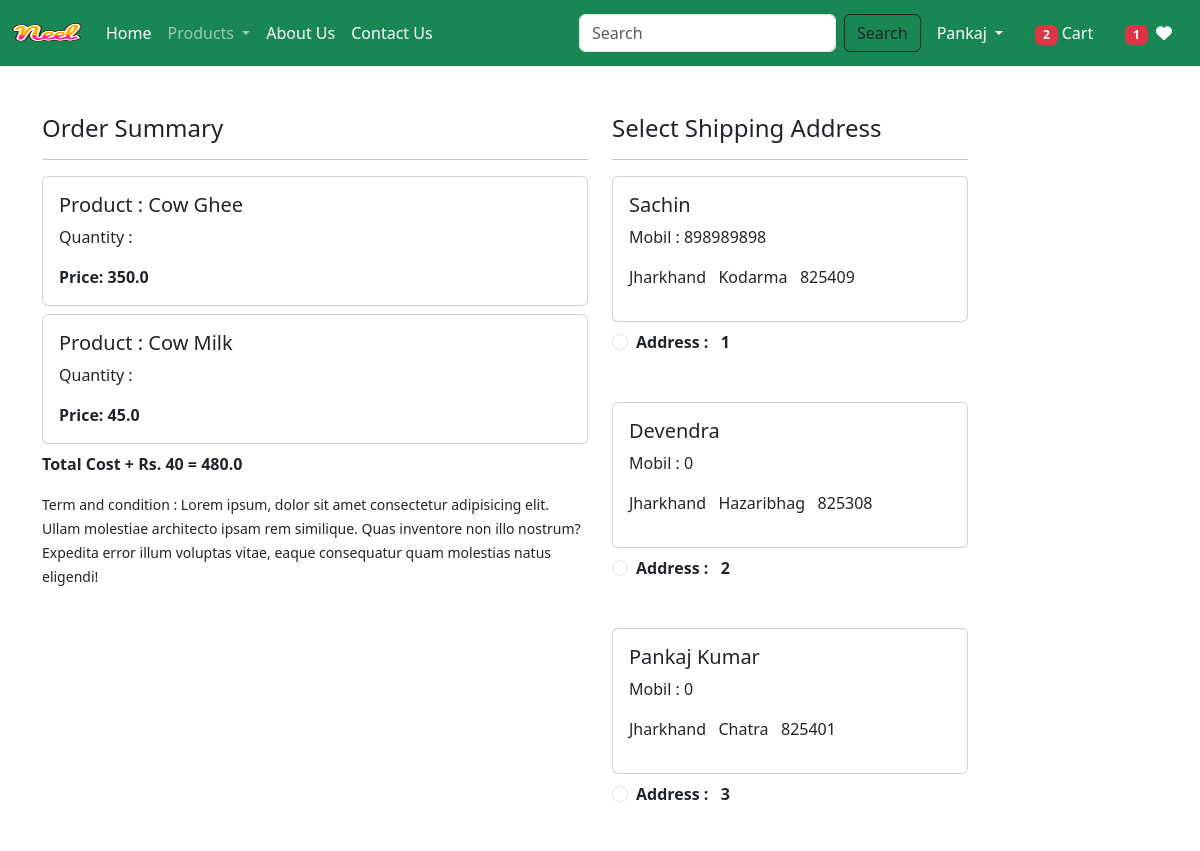
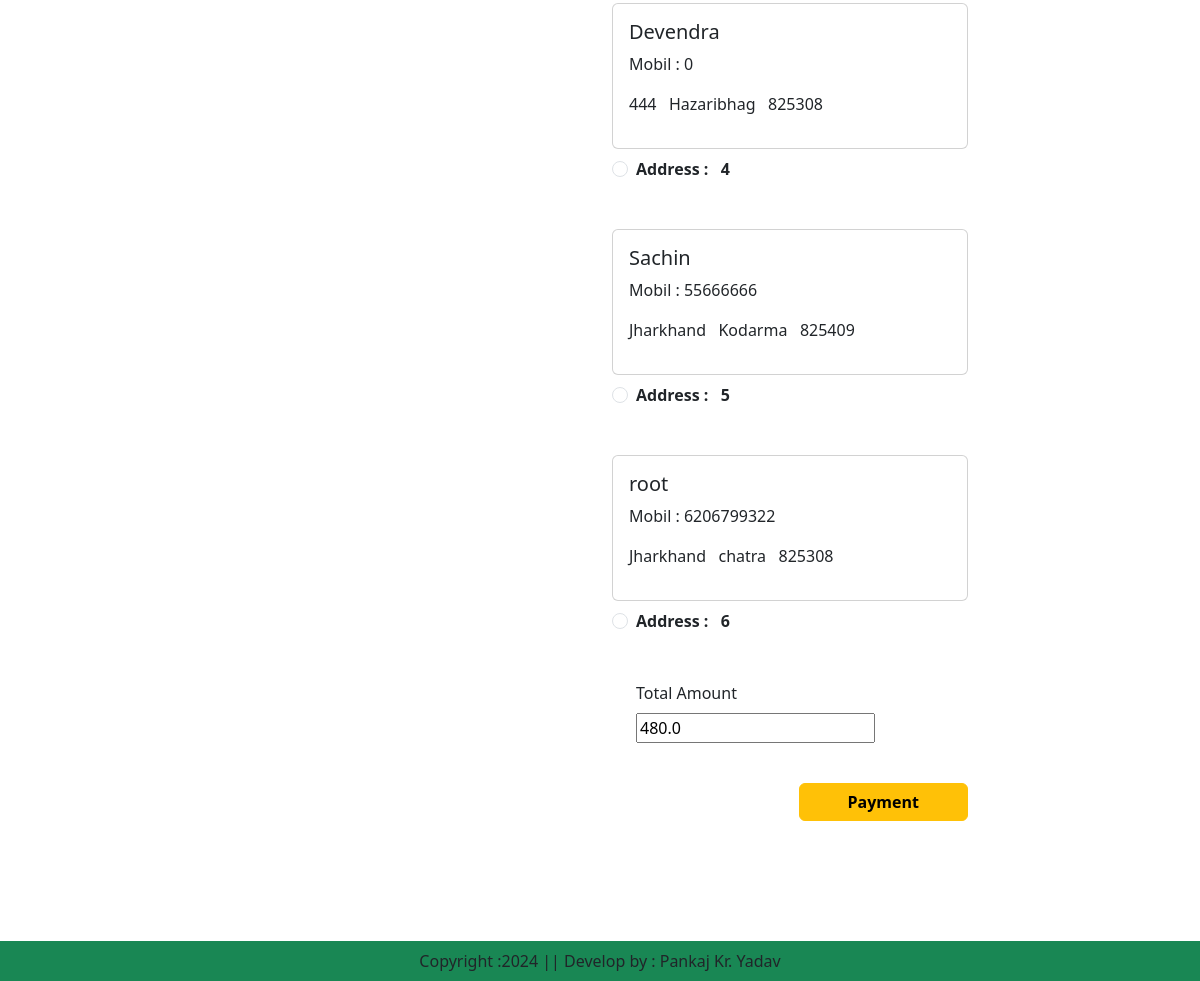
The page /checkout/ (signed in) on the database its author committed (2 pictures, top to bottom).
### app/models.py (models this page shows, shortened)
class Cart(models.Model):
    user = models.ForeignKey(User, on_delete=models.CASCADE)
    product = models.ForeignKey(Product, on_delete=models.CASCADE)
    quantity = models.PositiveIntegerField(default=1)

class Product(models.Model):
    title = models.CharField(max_length=100)
    selling_price = models.FloatField()
    discounted_price = models.FloatField()
    description = models.TextField()
    Composition = models.TextField(default='')
    prodapp = models.TextField(default='')
    category = models.CharField(choices=CATEGORY_CHOICES, max_length=2)
    product_image = models.ImageField(upload_to='product')

class Customer(models.Model):
    user = models.ForeignKey(User, on_delete=models.CASCADE)
    name = models.CharField(max_length=200)
    locality = models.CharField(max_length=200)
    city = models.CharField(max_length=50)
    mobile = models.IntegerField(default=0)
    zipcode = models.IntegerField()
    state = models.CharField(choices=STATE_CHOICES, max_length=100)

### app/views.py (the view)
# urls.py: path('checkout/',views.Checkout.as_view(),name="checkout"),
@method_decorator(login_required,name='dispatch')
class Checkout(View):
    def get(self,request):
        totalitem = 0
        wishitem=0
        if request.user.is_authenticated:
            totalitem = len(Cart.objects.filter(user=request.user))
            wishitem = len(Wishlist.objects.filter(user=request.user))
        user=request.user
        add=Customer.objects.filter(user=user)
        cart_items=Cart.objects.filter(user=user)
        famount = 0
        for p in cart_items:
            value = p.quantity * p.product.discounted_price
            famount = famount + value
        totalamount = famount +40
        return render(request,'app/checkout.html',locals())

### app/templates/app/checkout.html (shortened to what this page needs)
{% extends 'app/base.html' %}
{% load static %}
{% block content %}
    <div class="container">
        <div class="row mt-5">
            <div class="col-sm-6">
                <h4>Order Summary</h4>
                <hr>
                {% for item in cart_items %}
                <div class="card mb-2">
                    <div class="card-body">
                        <h5>Product : {{item.product.title}}</h5>
                        <p>Quantity : {{item.product.quantity}}</p>
                        <div class="fw-bold">Price: {{item.product.discounted_price}}</div>
                    </div>
                </div>
                {% endfor %}
                <p class="fw-bold">Total Cost + Rs. 40 = {{totalamount}}</p>
                <small >Term and condition : Lorem ipsum, dolor sit amet consectetur adipisicing elit. Ullam molestiae architecto ipsam rem similique. Quas inventore non illo nostrum? Expedita error illum voluptas vitae, eaque consequatur quam molestias natus eligendi!</small>
            </div>
            <div class="col-sm-4 offsetsm-1">
                <h4> Select Shipping Address</h4>
                <hr>
                <form method="post" id="myform">
                    {% for ad in add %}
                    <div class="card">
                        <div class="card-body">
                            <h5>{{ad.name}}</h5>
                            <p>Mobil : {{ad.mobile}}</p>
                            <p>{{ad.locality}} &nbsp; {{ad.city}} &nbsp; {{ad.zipcode}}</p>
                        </div>
                    </div>
                    <div class="form-check mt-2 mb-5">
                        <input class="form-check-input" type="radio" name="custid" id="custadd{{forloop.counter}}" value="{{ad.id}}">
                        <label for="custadd{{forloop.counter}}" class="form-check-label fw-bold">Address : &nbsp;  {{forloop.counter}}
                       </label>
                    </div>
                    {% endfor %}
                    <div class="form-check mb-3">
                        <label for="totamount" class="form-label">Total Amount</label><br>
                        <input type="number" class="form-label" name="totamount" value="{{totalamount}}" readonly>
                    </div>
                    <div class="text-end">
                        <button id="rzp-button1" type="submit" class="btn btn-warning mt-3 px-5 fw-bold">Payment</button><br><br><br><br>
                    </div>
                </form>
            </div>
        </div>
    </div>
    {% endblock content %}

### rows shown on the page
Cart: product "Cow Ghee", product.discounted_price "350.0"
Cart: product "Cow Milk", product.discounted_price "45.0"
Customer: name "Sachin", mobile "898989898", locality "Jharkhand", city "Kodarma", zipcode "825409"
Customer: name "Devendra", mobile "0", locality "Jharkhand", city "Hazaribhag", zipcode "825308"
Customer: name "Pankaj Kumar", mobile "0", locality "Jharkhand", city "Chatra", zipcode "825401"
Customer: name "Devendra", mobile "0", locality "444", city "Hazaribhag", zipcode "825308"
Customer: name "Sachin", mobile "55666666", locality "Jharkhand", city "Kodarma", zipcode "825409"
Customer: name "root", mobile "6206799322", locality "Jharkhand", city "chatra", zipcode "825308"

### other values the page prints
{{ totalitem }} "2"
{{ wishitem }} "1"
{{ totalamount }} "480.0"
